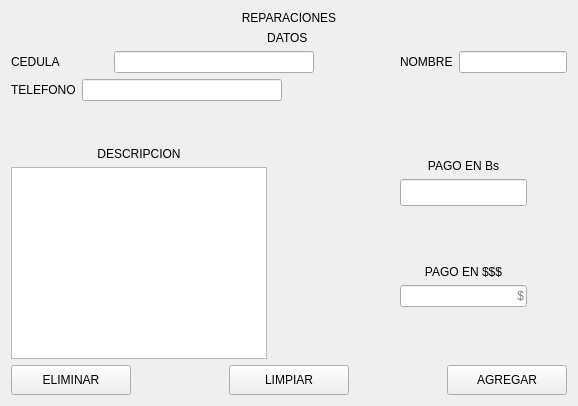
               <widget class="QWidget" name="page_reparaciones">
                <layout class="QVBoxLayout" name="verticalLayout_20">
                 <item>
                  <widget class="QLabel" name="label_5">
                   <property name="text">
                    <string>REPARACIONES</string>
                   </property>
                   <property name="alignment">
                    <set>Qt::AlignCenter</set>
                   </property>
                  </widget>
                 </item>
                 <item>
                  <layout class="QVBoxLayout" name="verticalLayout_18">
                   <item>
                    <widget class="QLabel" name="label_25">
                     <property name="text">
                      <string>DATOS </string>
                     </property>
                     <property name="alignment">
                      <set>Qt::AlignCenter</set>
                     </property>
                    </widget>
                   </item>
                   <item>
                    <layout class="QVBoxLayout" name="verticalLayout_17">
                     <item>
                      <layout class="QHBoxLayout" name="horizontalLayout_17">
                       <item>
                        <layout class="QHBoxLayout" name="horizontalLayout_6">
                         <item>
                          <widget class="QLabel" name="label_14">
                           <property name="minimumSize">
                            <size>
                             <width>97</width>
                             <height>0</height>
                            </size>
                           </property>
                           <property name="text">
                            <string>CEDULA</string>
                           </property>
                          </widget>
                         </item>
                         <item>
                          <widget class="QLineEdit" name="ci_rep_line">
                           <property name="minimumSize">
                            <size>
                             <width>200</width>
                             <height>0</height>
                            </size>
                           </property>
                           <property name="maximumSize">
                            <size>
                             <width>200</width>
                             <height>16777215</height>
                            </size>
                           </property>
                          </widget>
                         </item>
                        </layout>
                       </item>
                       <item>
                        <spacer name="horizontalSpacer_30">
                         <property name="orientation">
                          <enum>Qt::Horizontal</enum>
                         </property>
                         <property name="sizeHint" stdset="0">
                          <size>
                           <width>40</width>
                           <height>20</height>
                          </size>
                         </property>
                        </spacer>
                       </item>
                       <item>
                        <spacer name="horizontalSpacer_6">
                         <property name="orientation">
                          <enum>Qt::Horizontal</enum>
                         </property>
                         <property name="sizeHint" stdset="0">
                          <size>
                           <width>40</width>
                           <height>20</height>
                          </size>
                         </property>
                        </spacer>
                       </item>
                       <item>
                        <layout class="QHBoxLayout" name="horizontalLayout_10">
                         <item>
                          <widget class="QLabel" name="label_24">
                           <property name="text">
                            <string>NOMBRE</string>
                           </property>
                          </widget>
                         </item>
                         <item>
                          <widget class="QLineEdit" name="name_rep_line"/>
                         </item>
                        </layout>
                       </item>
                      </layout>
                     </item>
                     <item>
                      <layout class="QHBoxLayout" name="horizontalLayout_18">
                       <item>
                        <layout class="QHBoxLayout" name="horizontalLayout_11">
                         <item>
                          <widget class="QLabel" name="label_23">
                           <property name="text">
                            <string>TELEFONO</string>
                           </property>
                          </widget>
                         </item>
                         <item>
                          <widget class="QLineEdit" name="tel_line">
                           <property name="minimumSize">
                            <size>
                             <width>200</width>
                             <height>0</height>
                            </size>
                           </property>
                           <property name="maximumSize">
                            <size>
                             <width>200</width>
                             <height>23</height>
                            </size>
                           </property>
                           <property name="layoutDirection">
                            <enum>Qt::RightToLeft</enum>
                           </property>
                          </widget>
                         </item>
                        </layout>
                       </item>
                       <item>
                        <spacer name="horizontalSpacer_29">
                         <property name="orientation">
                          <enum>Qt::Horizontal</enum>
                         </property>
                         <property name="sizeHint" stdset="0">
                          <size>
                           <width>40</width>
                           <height>20</height>
                          </size>
                         </property>
                        </spacer>
                       </item>
                       <item>
                        <spacer name="horizontalSpacer_28">
                         <property name="orientation">
                          <enum>Qt::Horizontal</enum>
                         </property>
                         <property name="sizeHint" stdset="0">
                          <size>
                           <width>40</width>
                           <height>20</height>
                          </size>
                         </property>
                        </spacer>
                       </item>
                       <item>
                        <layout class="QHBoxLayout" name="horizontalLayout_12"/>
                       </item>
                      </layout>
                     </item>
                    </layout>
                   </item>
                  </layout>
                 </item>
                 <item>
                  <layout class="QHBoxLayout" name="horizontalLayout_16">
                   <item>
                    <layout class="QVBoxLayout" name="verticalLayout_6">
                     <item>
                      <spacer name="verticalSpacer_11">
                       <property name="orientation">
                        <enum>Qt::Vertical</enum>
                       </property>
                       <property name="sizeType">
                        <enum>QSizePolicy::Fixed</enum>
                       </property>
                       <property name="sizeHint" stdset="0">
                        <size>
                         <width>20</width>
                         <height>40</height>
                        </size>
                       </property>
                      </spacer>
                     </item>
                     <item>
                      <widget class="QLabel" name="label_16">
                       <property name="text">
                        <string>DESCRIPCION</string>
                       </property>
                       <property name="alignment">
                        <set>Qt::AlignCenter</set>
                       </property>
                      </widget>
                     </item>
                     <item>
                      <widget class="QTextEdit" name="desc_rep_text"/>
                     </item>
                    </layout>
                   </item>
                   <item>
                    <spacer name="horizontalSpacer_35">
                     <property name="orientation">
                      <enum>Qt::Horizontal</enum>
                     </property>
                     <property name="sizeType">
                      <enum>QSizePolicy::Expanding</enum>
                     </property>
                     <property name="sizeHint" stdset="0">
                      <size>
                       <width>40</width>
                       <height>20</height>
                      </size>
                     </property>
                    </spacer>
                   </item>
                   <item>
                    <layout class="QVBoxLayout" name="verticalLayout_19">
                     <item>
                      <spacer name="verticalSpacer_9">
                       <property name="orientation">
                        <enum>Qt::Vertical</enum>
                       </property>
                       <property name="sizeHint" stdset="0">
                        <size>
                         <width>20</width>
                         <height>40</height>
                        </size>
                       </property>
                      </spacer>
                     </item>
                     <item>
                      <layout class="QVBoxLayout" name="verticalLayout_14">
                       <item>
                        <widget class="QLabel" name="label_21">
                         <property name="text">
                          <string>PAGO EN Bs</string>
                         </property>
                         <property name="alignment">
                          <set>Qt::AlignCenter</set>
                         </property>
                        </widget>
                       </item>
                       <item>
                        <layout class="QHBoxLayout" name="horizontalLayout_14">
                         <item>
                          <widget class="QLineEdit" name="pago_line">
                           <property name="maximumSize">
                            <size>
                             <width>127</width>
                             <height>16777215</height>
                            </size>
                           </property>
                           <property name="font">
                            <font>
                             <family>Times New Roman</family>
                             <pointsize>12</pointsize>
                             <weight>9</weight>
                             <italic>false</italic>
                             <bold>false</bold>
                            </font>
                           </property>
                           <property name="maxLength">
                            <number>32767</number>
                           </property>
                           <property name="alignment">
                            <set>Qt::AlignRight|Qt::AlignTrailing|Qt::AlignVCenter</set>
                           </property>
                          </widget>
                         </item>
                        </layout>
                       </item>
                      </layout>
                     </item>
                     <item>
                      <spacer name="verticalSpacer_8">
                       <property name="orientation">
                        <enum>Qt::Vertical</enum>
                       </property>
                       <property name="sizeHint" stdset="0">
                        <size>
                         <width>20</width>
                         <height>40</height>
                        </size>
                       </property>
                      </spacer>
                     </item>
                     <item>
                      <layout class="QVBoxLayout" name="verticalLayout_12">
                       <item>
                        <widget class="QLabel" name="label_22">
                         <property name="text">
                          <string>PAGO EN $$$</string>
                         </property>
                         <property name="alignment">
                          <set>Qt::AlignCenter</set>
                         </property>
                        </widget>
                       </item>
                       <item>
                        <layout class="QHBoxLayout" name="horizontalLayout_15">
                         <item>
                          <widget class="QLineEdit" name="dolar_rep_line">
                           <property name="maximumSize">
                            <size>
                             <width>127</width>
                             <height>16777215</height>
                            </size>
                           </property>
                           <property name="maxLength">
                            <number>32767</number>
                           </property>
                           <property name="alignment">
                            <set>Qt::AlignRight|Qt::AlignTrailing|Qt::AlignVCenter</set>
                           </property>
                           <property name="placeholderText">
                            <string>$</string>
                           </property>
                          </widget>
                         </item>
                        </layout>
                       </item>
                      </layout>
                     </item>
                     <item>
                      <spacer name="verticalSpacer_7">
                       <property name="orientation">
                        <enum>Qt::Vertical</enum>
                       </property>
                       <property name="sizeHint" stdset="0">
                        <size>
                         <width>20</width>
                         <height>40</height>
                        </size>
                       </property>
                      </spacer>
                     </item>
                    </layout>
                   </item>
                   <item>
                    <spacer name="horizontalSpacer_18">
                     <property name="orientation">
                      <enum>Qt::Horizontal</enum>
                     </property>
                     <property name="sizeType">
                      <enum>QSizePolicy::Fixed</enum>
                     </property>
                     <property name="sizeHint" stdset="0">
                      <size>
                       <width>40</width>
                       <height>20</height>
                      </size>
                     </property>
                    </spacer>
                   </item>
                  </layout>
                 </item>
                 <item>
                  <layout class="QHBoxLayout" name="horizontalLayout_4">
                   <item>
                    <widget class="QPushButton" name="pushButton_4">
                     <property name="minimumSize">
                      <size>
                       <width>120</width>
                       <height>30</height>
                      </size>
                     </property>
                     <property name="styleSheet">
                      <string notr="true">QPushButton:hover{
background-color: rgb(255, 27, 6);
color: rgb(0, 0, 0);
font: 77 10pt &quot;Arial Black&quot;;
}
</string>
                     </property>
                     <property name="text">
                      <string>ELIMINAR</string>
                     </property>
                    </widget>
                   </item>
                   <item>
                    <spacer name="horizontalSpacer_7">
                     <property name="orientation">
                      <enum>Qt::Horizontal</enum>
                     </property>
                     <property name="sizeHint" stdset="0">
                      <size>
                       <width>40</width>
                       <height>20</height>
                      </size>
                     </property>
                    </spacer>
                   </item>
                   <item>
                    <widget class="QPushButton" name="pushButton">
                     <property name="minimumSize">
                      <size>
                       <width>120</width>
                       <height>30</height>
                      </size>
                     </property>
                     <property name="styleSheet">
                      <string notr="true">QPushButton:hover{
background-color: rgb(255, 85, 0);
color: rgb(0, 0, 0);
font: 77 10pt &quot;Arial Black&quot;;
}
</string>
                     </property>
                     <property name="text">
                      <string>LIMPIAR</string>
                     </property>
                    </widget>
                   </item>
                   <item>
                    <spacer name="horizontalSpacer_12">
                     <property name="orientation">
                      <enum>Qt::Horizontal</enum>
                     </property>
                     <property name="sizeHint" stdset="0">
                      <size>
                       <width>40</width>
                       <height>20</height>
                      </size>
                     </property>
                    </spacer>
                   </item>
                   <item>
                    <widget class="QPushButton" name="pushButton_5">
                     <property name="minimumSize">
                      <size>
                       <width>120</width>
                       <height>30</height>
                      </size>
                     </property>
                     <property name="text">
                      <string>AGREGAR</string>
                     </property>
                    </widget>
                   </item>
                  </layout>
                 </item>
                </layout>
               </widget>
